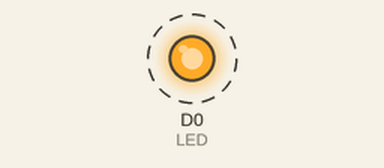
This sketch was run on a simulated ESP8266 (NodeMCU). Parts: output pins drawn as LEDs (lit = HIGH). Dashed ring = blinking.

Above: at 0.05 s.
Timing chart, 0 to 3.0 s (numbered marks = the images above):
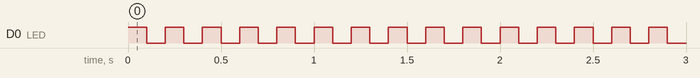

Measured:
- by itself, D0 (LED): alternates HIGH for 0.10 s and LOW for 0.10 s

The sketch:

NodeMCU_LED_1.ino
```cpp
#define LED D0            // Led in NodeMCU at pin GPIO16 (D0).
void setup()
{
  pinMode(LED, OUTPUT);    // LED pin as output.
}
void loop()
{
  digitalWrite(LED, HIGH);// turn the LED off.(Note that LOW is the voltage level but actually
  delay(100);            // wait for 1 second.
  digitalWrite(LED, LOW); // turn the LED on.
  delay(100); // wait for 1 second.
}
```
